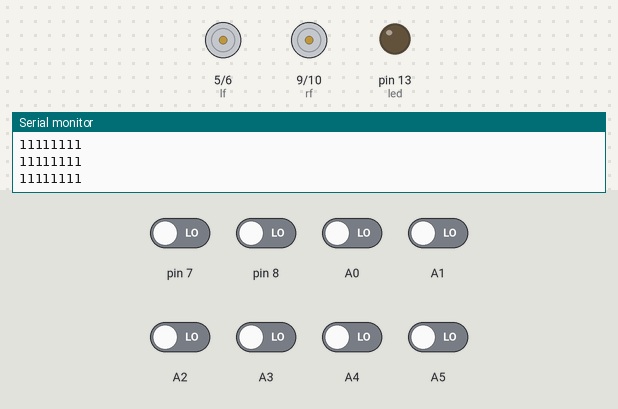
Recording of a sketch running on a simulated Arduino Uno, built with avr-gcc and run on an emulated ATmega328P. Parts: motor-driver pin pairs drawn as motors (green arrow = first pin HIGH = forward, orange = second pin HIGH = backward, longer = more drive), output pins drawn as LEDs (lit = HIGH), the last lines printed to the serial monitor. The test bench sets the inputs (shaded band); at power-on: A0–5, pin 7, pin 8 LOW.

Above: at 2.7 s.
2.8 s: pin 7 driven HIGH
At 3.4 s:
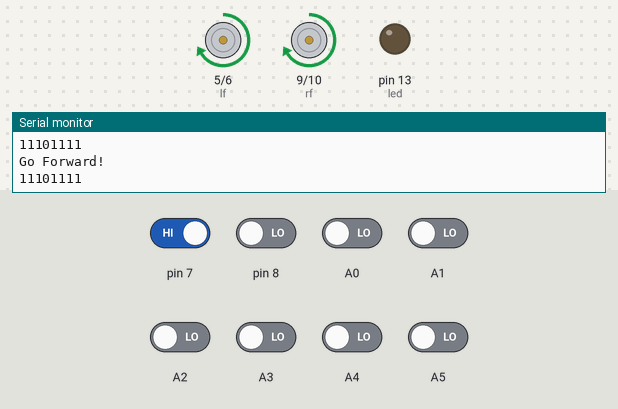
4.4 s: A2 driven HIGH
At 5.7 s:
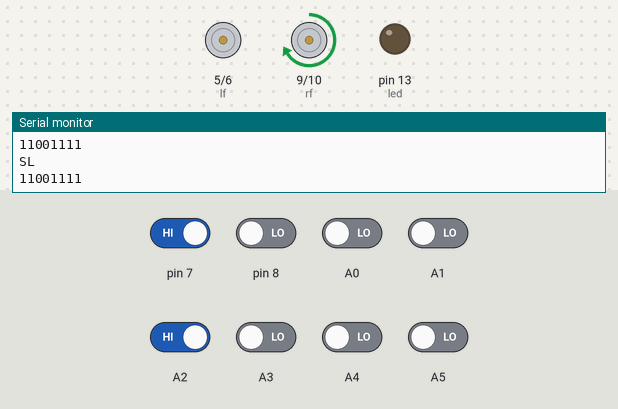
6.0 s: A0 driven HIGH
At 7.0 s:
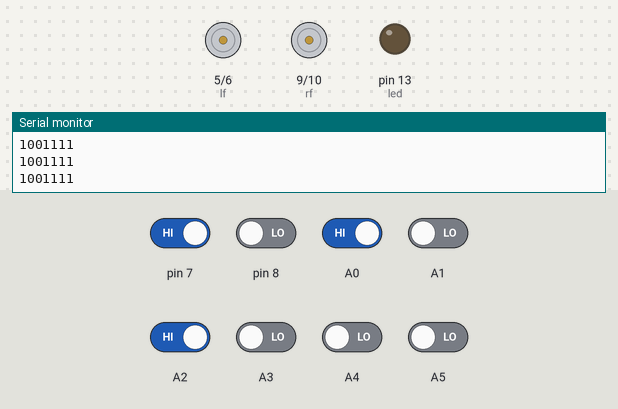
7.5 s: A1 driven HIGH
At 8.8 s:
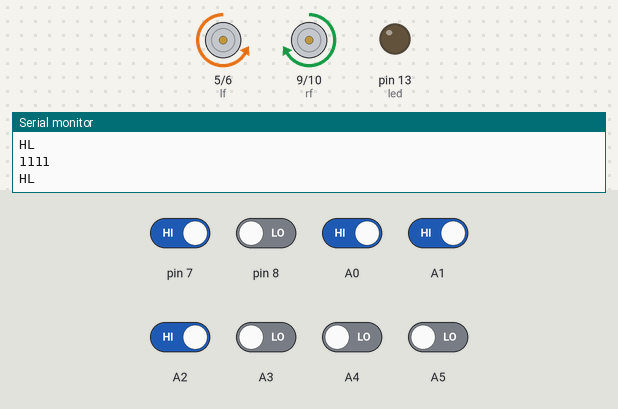
9.1 s: pin 7 driven LOW
At 9.41 s:
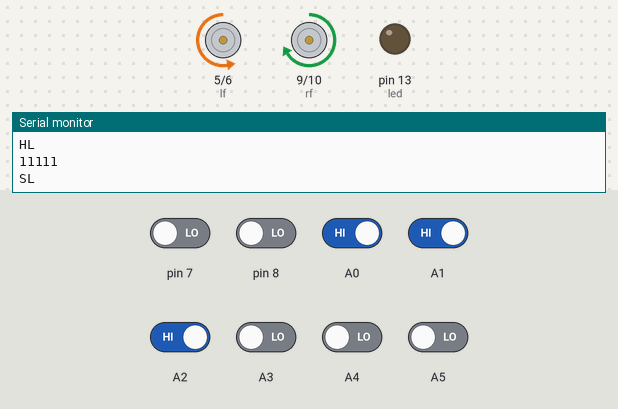
12.1 s: pin 8 driven HIGH
At 13.3 s:
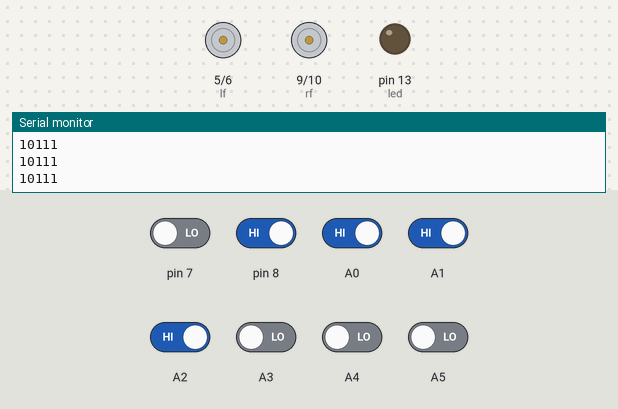
Timing chart, 0 to 14.6 s (numbered marks = the images above; inputs shaded):
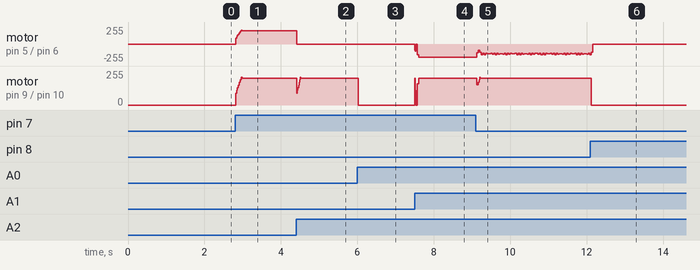

Measured:
- after the input at 2.8 s, motor on pin 5 (lf) / pin 6 (lb), motor on pin 9 (rf) / pin 10 (rb): stopped → forward 200/255 at once
- after the input at 4.4 s, motor on pin 5 (lf) / pin 6 (lb): forward 200/255 → stopped at once
- after the input at 6.0 s, motor on pin 9 (rf) / pin 10 (rb): forward 200/255 → stopped at once
- after the input at 7.5 s, motor on pin 5 (lf) / pin 6 (lb): stopped → backward 201/255 at once; motor on pin 9 (rf) / pin 10 (rb): stopped → forward 201/255 at once
- after the input at 9.1 s, motor on pin 9 (rf) / pin 10 (rb): forward 201/255 → forward 200/255 at once
- after the input at 12.1 s, motor on pin 9 (rf) / pin 10 (rb): forward 200/255 → stopped at once

The sketch:

f3_speed.ino
```cpp
#include <QTRSensors.h>
#define NUM_SENSORS   8     // number of sensors used
#define TIMEOUT       2500  // waits for 2500 microseconds for sensor outputs to go 0
#define EMITTER_PIN   2     // emitter is controlled by digital pin 2


// sensors 0 through 7 are connected to digital pins 3 through 10, respectively
QTRSensorsRC qtrrc((unsigned char[]) {A0, A1, A2, 7,8, A3, A4, A5},
  NUM_SENSORS, TIMEOUT, EMITTER_PIN);
unsigned int sv[NUM_SENSORS];
int sv2[NUM_SENSORS]={1,1,1,1,1,1,1,1};
unsigned long int sum=0,ts=0,ps=0;
int lf = 5;
int lb = 6;
int rf = 9;
int rb = 10;
int led = 13;
int bspeed =90;
int SPEED;
int state=0;
int flag=0;
int stateStop=0;

void setup()
{
  delay(500);
  pinMode(lf, OUTPUT);
  pinMode(lb, OUTPUT);
  pinMode(rf, OUTPUT);
  pinMode(rb, OUTPUT);
  pinMode(led, OUTPUT);
  Serial.begin(9600); // set the data rate in bits per second for serial data transmission
  delay(1000);
  SPEED=bspeed;

}


void loop()
{
  // read raw sensor values
  qtrrc.read(sv);
sum=0;
  // print the sensor values as numbers from 0 to 2500, where 0 means maximum reflectance and
  // 1023 means minimum reflectance
  for (int i = 0; i < NUM_SENSORS; i++)
  {


   if(sv[i]>350)
    sv2[i]=0;
    else
    sv2[i]=1;
    //Serial.print(sv[i]);
    //Serial.print('\t');
   sum=sum*10+sv2[i];
   // Serial.print(sv2[i]);
   // Serial.print('\t'); // tab to format the raw data into columns in the Serial monitor
  }
    Serial.print(sum);
   // Serial.print('\t');
    //Serial.print(ts);
  Serial.println();

  drive:

  if(sum==ts)
  {
    if(SPEED<200)
    SPEED=SPEED+20;
    else
    SPEED=200;
  }
  else
  SPEED=bspeed;
 if (sum==0)
 mway('s');
 else if((sum==11100111)||(sum==11110111)||(sum==11101111))
   mway('f');
  else if((sum==11000111)||(sum==11001111)||(sum==10011111)||(sum==11011111)||(sum==10111111)||(sum==1111111)||(sum==111111)||(sum==11111)||(sum==10001111))
   mway('l');
   else if((sum==11111011)||(sum==11111101)||(sum==11111110)||(sum==11110011)||(sum==11111001)||(sum==11111100)||(sum==11100011)||(sum==11110001)||(sum==11111000))
   mway('r');
  /* else if((sum==10000111)||(sum==10000011))
mway('R');
else if((sum==11100001)||(sum==11000001))
mway('L');*/
  else
   mway('s');


   if((sum==11)||(sum==111)||(sum==1111)||(sum==11111))
   {

    mway('L');
   }

   if((sum==11000000)||(sum==11100000)||(sum==11110000)||(sum==11111000))
   {

    mway('R');
   }
/*if((sum==11111111))
 {
  if((ts==11100111)||(ts==11110111)||(ts==11101111)||(ts==11111111))
 mway('R');


 }
else
  mway('f');*/


if((sum==11000011)||(sum==10000001)||(sum==11111111))
{sum=ts;
goto drive;
}
if((sum==11100001)||(sum==11000001)||(sum==10000111)||(sum==10000011))
{sum=ts;
goto drive;
}

if(ts!=sum)
   ts=sum;

}


void mway(int state)
{

if (state == 'f') {
        analogWrite(lf, SPEED);
        analogWrite(lb, 0);
        analogWrite(rf, SPEED);
        analogWrite(rb, 0);
          Serial.println("Go Forward!");
    }
    else if (state == 'l') {
        analogWrite(lf, 0);
        analogWrite(lb, 0);
        analogWrite(rf, SPEED);
        analogWrite(rb, 0);
          Serial.println("SL");
    }
    else if (state == 'L') {
        analogWrite(lf, 0);
        analogWrite(lb, SPEED);
        analogWrite(rf, SPEED);
        analogWrite(rb, 0);
          Serial.println("HL");
    }
        else if (state == 'm') {
        analogWrite(lf, 0);
        analogWrite(lb, SPEED);
        analogWrite(rf, 0);
        analogWrite(rb, 0);
          Serial.println("BL");
     }
    else if (state == 'b') {
        analogWrite(lf, 0);
        analogWrite(lb, SPEED);
        analogWrite(rf, 0);
        analogWrite(rb, SPEED);
          Serial.println("BACK");
    }
    else if (state == 'r') {
        analogWrite(lf, SPEED);
        analogWrite(lb, 0);
        analogWrite(rf, 0);
        analogWrite(rb, 0);
          Serial.println("SR");
    }
    else if (state == 'R') {
        analogWrite(lf, SPEED);
        analogWrite(lb, 0);
        analogWrite(rf, 0);
        analogWrite(rb, SPEED);
          Serial.println("HR");
    }
    else if (state == 'q') {
        analogWrite(lf, 0);
        analogWrite(lb, 0);
        analogWrite(rf, 0);
        analogWrite(rb, SPEED);
          Serial.println("BR");
    }

    else if (state == 's') {
        analogWrite(lf, 0);
        analogWrite(lb, 0);
        analogWrite(rf, 0);
        analogWrite(rb, 0);
        analogWrite(led, 0);
        if(flag == 0){
          Serial.println("STOP!");
          flag=1;
        }
        stateStop=0;
    }
}
```
